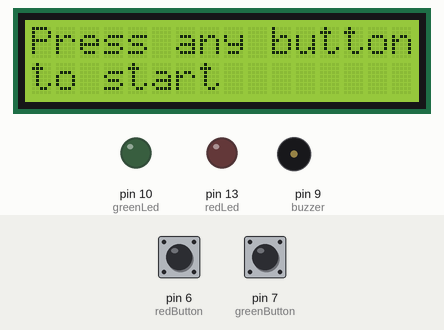
Bench run of a sketch on a simulated Arduino Uno, built with avr-gcc and run on an emulated ATmega328P. On the bench: 16×2 character LCD, output pins drawn as LEDs (lit = HIGH), buzzer (waves = sounding). The inputs (shaded band) are chosen by the test bench; at power-on: pin 6 (redButton) LOW, pin 7 (greenButton) LOW.

Above: at 1.2 s.
1.3 s: pin 6 (redButton) pulled HIGH for 0.15 s
At 2.3 s:
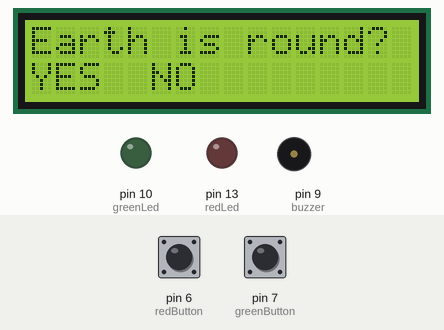
2.9 s: pin 7 (greenButton) pulled HIGH for 0.15 s
At 3.5 s:
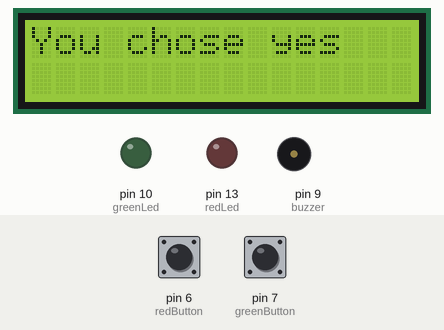
9.0 s: pin 6 (redButton) pulled HIGH for 1 s
At 9.3 s:
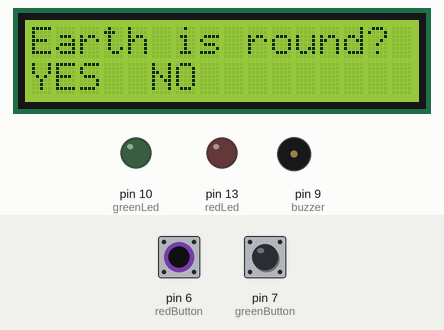
11.5 s: pin 6 (redButton) pulled HIGH for 0.15 s
At 12.4 s:
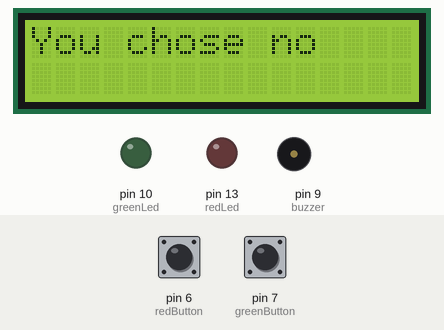
14.6 s: pin 7 (greenButton) pulled HIGH for 3.2 s
At 18.3 s:
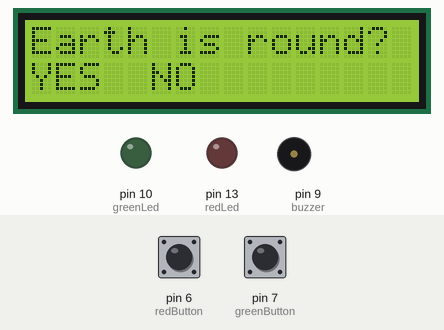
19.3 s: pin 6 (redButton) pulled HIGH for 3.2 s
At 22.7 s:
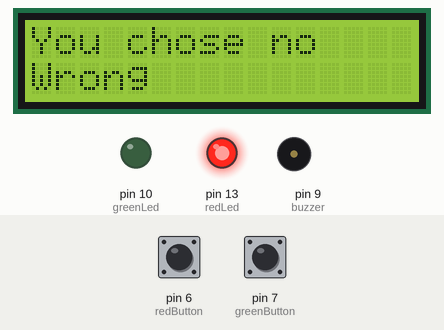
Timing chart, 0 to 26.4 s (numbered marks = the images above; inputs shaded):
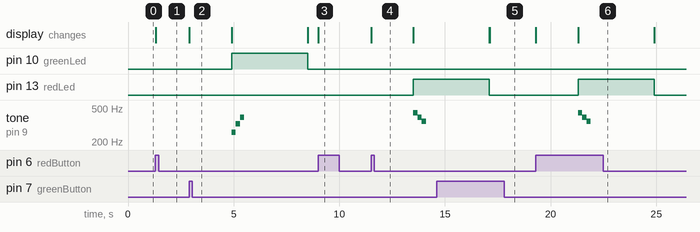

Measured:
- after the input at 1.3 s, the display: changes at once (image 1)
- after the input at 2.9 s, pin 10 (greenLed): LOW → HIGH after 2.0 s, → LOW 3.6 s later; tone on pin 9 (buzzer): silent → 261 Hz after 2.0 s, → 329 Hz 0.20 s later, → 392 Hz 0.20 s later, → silent 0.20 s later; the display: changes at once (image 2)
- after the input at 9.0 s, the display: changes at once (image 3)
- after the input at 11.5 s, pin 13 (redLed): LOW → HIGH after 2.0 s; tone on pin 9 (buzzer): silent → 440 Hz after 2.0 s, → 392 Hz 0.20 s later, → 349 Hz 0.20 s later, → silent 0.20 s later; the display: changes at once (image 4)
- after the input at 14.6 s, the display: first differs from a run without the input after 2.5 s (image 5)
- after the input at 19.3 s, pin 13 (redLed): LOW → HIGH after 2.0 s, → LOW 3.6 s later; tone on pin 9 (buzzer): silent → 440 Hz after 2.0 s, → 392 Hz 0.20 s later, → 349 Hz 0.20 s later, → silent 0.20 s later; the display: first changes at once (image 6 shows a later state)

The sketch:

Arduino-Quiz-Game.ino
```cpp
#include <LiquidCrystal.h>

const int rs = 12, en = 11, d4 = 5, d5 = 4, d6 = 3, d7 = 2;
LiquidCrystal lcd(rs, en, d4, d5, d6, d7);
int greenLed = 10;
int redLed = 13;
int greenButton = 7;
int greenState = 0;
int greenStatePrev = 0;
int greenCounter = 0;
int redButton = 6;
int redState = 0;
int redStatePrev = 0;
int redCounter = 0;

enum State {
    initial,
    choice,
    right,
    wrong
};
State state = initial;

int buzzer = 9;
int first = 0;

// Frequencies for win and lose tones
const int winFrequencies[] = {261, 329, 392}; // C4, E4, G4 (a C major chord)
const int loseFrequencies[] = {440, 392, 349}; // A4, G4, F4 (a descending tone)

// Duration of each note (in milliseconds)
const int noteDuration = 200;

void setup() {
  lcd.begin(16, 2);
  pinMode(greenButton, INPUT);
  pinMode(greenLed, OUTPUT);
  pinMode(redButton, INPUT);
  pinMode(redLed, OUTPUT);
  pinMode(buzzer, OUTPUT);
}

void winSound() {
  for (int i = 0; i < 3; i++) {
    tone(buzzer, winFrequencies[i], noteDuration);
    delay(noteDuration);
  }
  noTone(buzzer); // Stop the buzzer
}

void loseSound() {
  for (int i = 0; i < 3; i++) {
    tone(buzzer, loseFrequencies[i], noteDuration);
    delay(noteDuration);
  }
  noTone(buzzer); // Stop the buzzer
}

void loop() {
  greenStatePrev = greenState;
  redStatePrev = redState;
  greenState = digitalRead(greenButton);
  redState = digitalRead(redButton);

  switch(state){
    case initial:
            if(first == 0)
            {
              lcd.clear();
              lcd.setCursor(0, 0);
              lcd.print("Press any button");
              lcd.setCursor(0, 1);
              lcd.print("to start");
              first = 1;
            }
            if((greenState == HIGH && greenStatePrev == LOW )|| (redState == HIGH && redStatePrev == LOW))
            {
              state = choice;
              first = 0;
            }

            break;
    case choice:
            if(first == 0)
            {
              lcd.clear();
              lcd.setCursor(0, 0);
              lcd.print("Earth is round?");
              lcd.setCursor(0, 1);
              lcd.print("YES");
              lcd.setCursor(5, 1);
              lcd.print("NO");
              first = 1;
            }
            if(greenState == HIGH && greenStatePrev == LOW )
            {
              state = right;
              first = 0;
            }

            if(redState == HIGH && redStatePrev == LOW)
            {
              state = wrong;
              first = 0;
            }

            break;
    case right:
            lcd.clear();
            lcd.setCursor(0, 0);
            lcd.print("You chose yes");
            delay(2000);
            lcd.setCursor(0, 1);
            lcd.print("Right");
            digitalWrite(greenLed, HIGH);

            winSound();
            delay(3000);
            lcd.clear();
            digitalWrite(greenLed, LOW);

            state = initial;
            break;
    case wrong:
            lcd.clear();
            lcd.setCursor(0, 0);
            lcd.print("You chose no");
            delay(2000);
            lcd.setCursor(0, 1);
            lcd.print("Wrong");
            digitalWrite(redLed, HIGH);

            loseSound();
            delay(3000);
            lcd.clear();
            digitalWrite(redLed, LOW);

            state = initial;
            break;
    default:
            break;
  }
}
```
